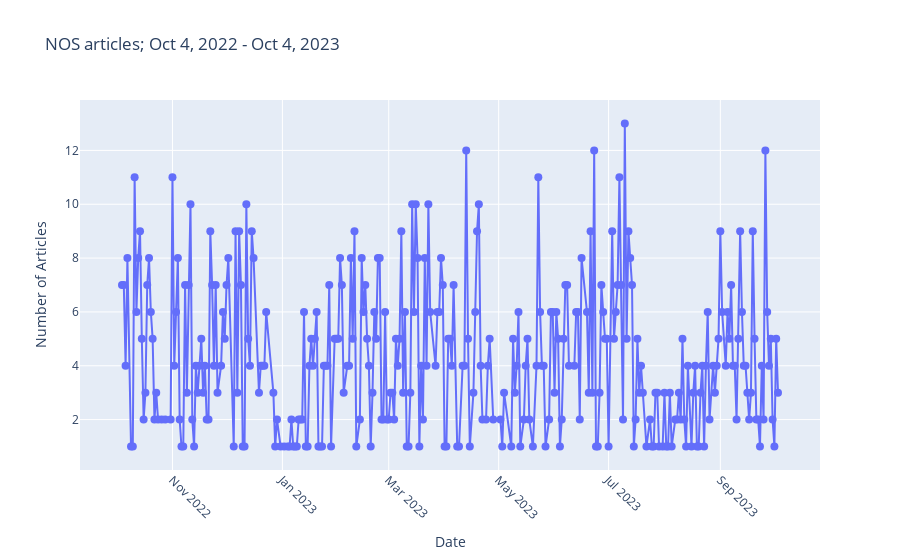

Write notebook code for a chart like this one.
### Code cell
fig = go.Figure()

fig.add_trace(go.Scatter(
    x=pol_counts['Date'],
    y=pol_counts['Link'],
    mode='lines+markers',
    hovertemplate='%{x|%A, %B %d, %Y}<br>Articles: %{y}<extra></extra>',
    line=dict(shape='linear'),
    marker=dict(size=8),
))

fig.update_layout(
    title='NOS articles; Oct 4, 2022 - Oct 4, 2023',
    xaxis_title='Date',
    yaxis_title='Number of Articles',
    xaxis=dict(
        tickformat="%b %Y",  
        tickangle=45,  
    )
)

fig.show()

### Figure 1 — Plotly figure (JSON) as saved in the notebook; plotly's stock layout.template omitted (floating-point values rounded to 4 significant figures; data arrays with more than 128 entries replaced by an {"elided": "..."} marker saying what was removed)
{"data": [{"hovertemplate": "%{x|%A, %B %d, %Y}<br>Articles: %{y}<extra></extra>", "line": {"shape": "linear"}, "marker": {"size": 8}, "mode": "lines+markers", "type": "scatter", "x": {"elided": "317 str values"}, "y": {"elided": "317 int values"}}], "layout": {"autosize": true, "title": {"text": "NOS articles; Oct 4, 2022 - Oct 4, 2023"}, "xaxis": {"autorange": true, "range": ["2022-08-30 21:33:43.6102", "2023-11-06 02:26:16.3898"], "tickangle": 45, "tickformat": "%b %Y", "title": {"text": "Date"}, "type": "date"}, "yaxis": {"autorange": true, "range": [-0.13, 14.13], "title": {"text": "Number of Articles"}, "type": "linear"}}}
